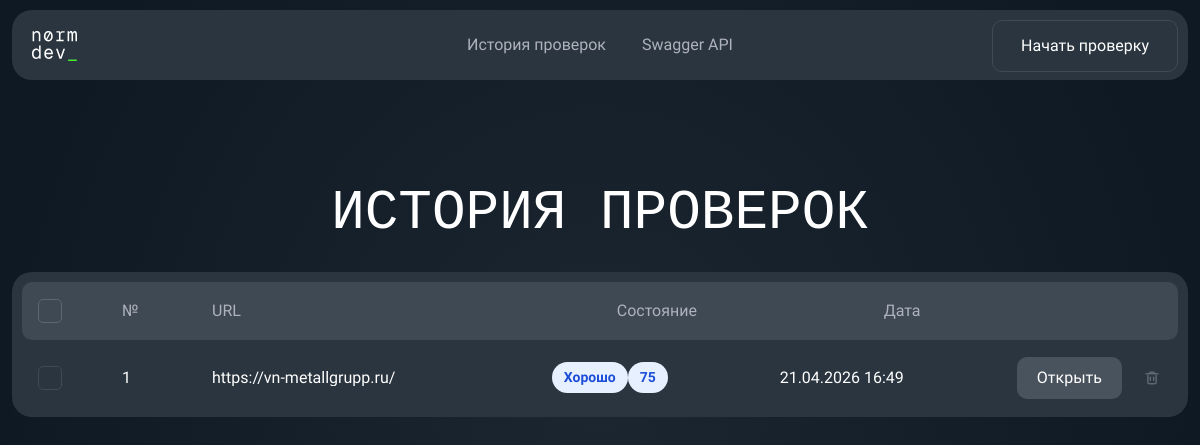
Page /web/history on the earlier database version.
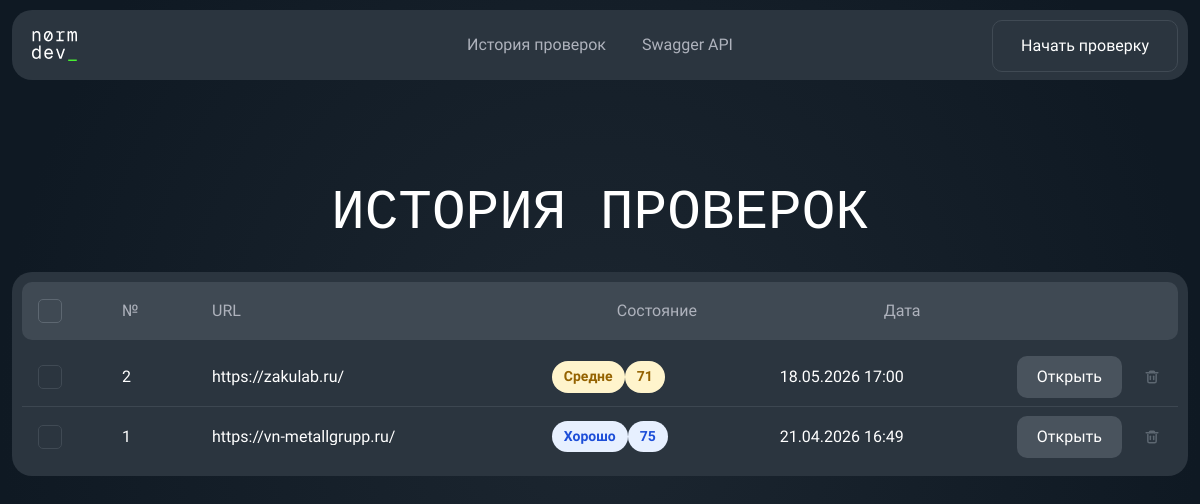
Same page on the later database version.
### app/models/audit.py (models this page shows)
class Audit(Base):
    __tablename__ = "audits"
    id: Mapped[int] = mapped_column(Integer, primary_key=True, index=True)
    url: Mapped[str] = mapped_column(String(2048), nullable=False, index=True)
    status: Mapped[str] = mapped_column(String(50), nullable=False, default="pending")
    total_score: Mapped[float | None] = mapped_column(Float, nullable=True)
    created_at: Mapped[datetime] = mapped_column(DateTime, default=datetime.utcnow, nullable=False)
    finished_at: Mapped[datetime | None] = mapped_column(DateTime, nullable=True)
    issues = relationship(
        "AuditIssue",
        back_populates="audit",
        cascade="all, delete-orphan"
    )
    metrics = relationship(
        "AuditMetric",
        back_populates="audit",
        cascade="all, delete-orphan"
    )
    reports = relationship(
        "AuditReport",
        back_populates="audit",
        cascade="all, delete-orphan"
    )

### app/api/web.py (the view)
@router.get("/web/history", response_class=HTMLResponse)
def web_history(
    request: Request,
    db: Session = Depends(get_db)
):
    repository = AuditRepository(db)
    audits = repository.get_audits()
    return templates.TemplateResponse(
        request=request,
        name="history.html",
        context={
            "title": "История проверок",
            "audits": audits,
            "get_score_label": get_score_label,
            "get_score_class": get_score_class,
            "get_status_label": get_status_label,
            "format_datetime": format_datetime,
        }
    )

### app/templates/history.html (shortened to what this page needs)
{% extends "base.html" %}
{% block body_class %}history-page{% endblock %}
{% block header %}
<header class="history-header home-header">
    <div class="home-header__inner">
        <a href="/web" class="home-logo" aria-label="Normdev">
        </a>
        <nav class="home-nav" aria-label="Основное меню">
            <a href="/web/history" aria-current="page">История проверок</a>
            <a href="/docs">Swagger API</a>
        </nav>
        <a href="/web" class="home-header__cta">Начать проверку</a>
    </div>
</header>
{% endblock %}
{% block main_wrapper_class %}{% endblock %}
{% block main_class %}history-main{% endblock %}
{% block content %}
<section class="history-shell">
    <h1 class="history-title">История проверок</h1>
    <section class="history-panel">
        <div class="history-panel__head">
            <label class="history-checkbox history-checkbox--header">
                <span></span>
            </label>
            <span>№</span>
            <span>URL</span>
            <span>Состояние</span>
            <span>Дата</span>
        </div>
        {% if audits %}
            <div class="history-list">
                {% for audit in audits %}
                    {% set score_class = get_score_class(audit.total_score, audit.status) %}
                    {% set display_label = get_score_label(audit.total_score, audit.status) %}
                    {% set display_score = "-" if audit.status == "failed" or audit.total_score is none else audit.total_score | int %}
                    <div class="history-row">
                        <label class="history-checkbox">
                            <span></span>
                        </label>
                        <span class="history-row__index">{{ audits|length - loop.index0 }}</span>
                        <span class="history-row__url">{{ audit.url }}</span>
                        <span class="history-row__status">
                            <span class="history-pill {{ score_class }}">{{ display_label }}</span>
                            <span class="history-pill {{ score_class }}">{{ display_score }}</span>
                        </span>
                        <span class="history-row__date">{{ format_datetime(audit.created_at) }}</span>
                        <span class="history-row__actions">
                            <a href="/web/audits/{{ audit.id }}" class="history-open-button">Открыть</a>
                            <form method="post" action="/web/history/delete" class="history-delete-form" onsubmit="return confirm('Удалить эту проверку из истории?');">
                                <button type="submit" class="history-delete-button" aria-label="Удалить аудит {{ audit.id }}">
                                </button>
                            </form>
                        </span>
                    </div>
                {% endfor %}
            </div>
        {% else %}
            <div class="history-empty">
                <p class="history-empty__title">История аудитов пока пуста</p>
                <p class="history-empty__text">Запустите первую проверку, и результаты появятся здесь.</p>
                <a href="/web" class="history-open-button">Начать проверку</a>
            </div>
        {% endif %}
    </section>
</section>
{% endblock %}

Differences in the rows shown:
added Audit: index0 "2", url "https://zakulab.ru/", display_label "Средне", display_score "71", created_at "18.05.2026 17:00"
